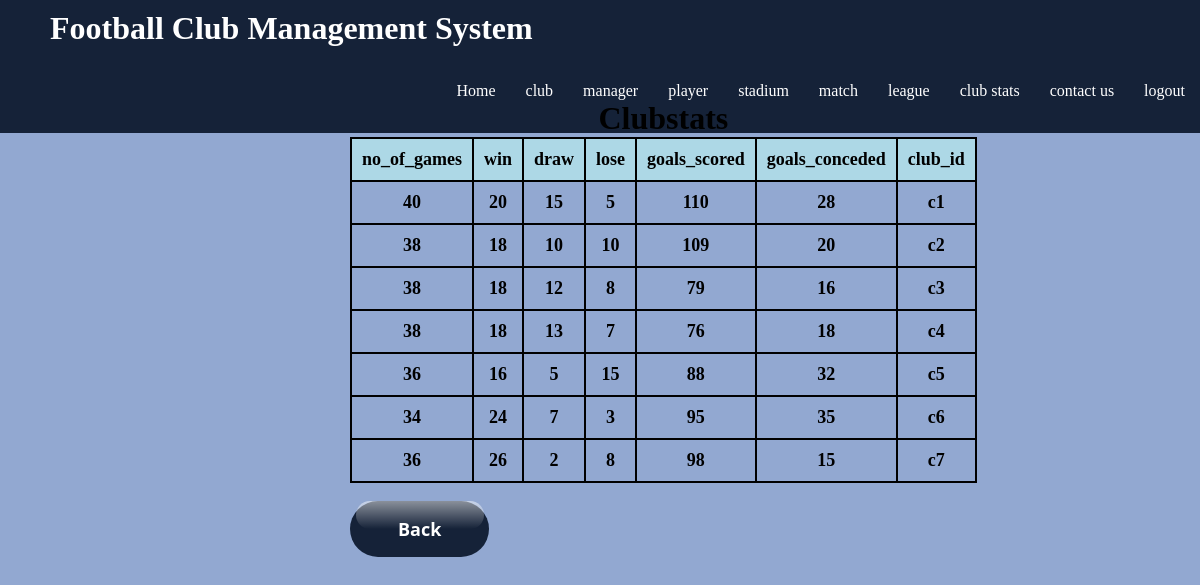
Page /clubstatdata.php on the committed database.
### tables this page shows
create table club_stats(	
	no_of_games int,
	win int,
	draw int,
	lose int,
	goal_scored int,
	goal_conceded int,
	club_id varchar(20),
	FOREIGN KEY(club_id) REFERENCES club(club_id)
);

### clubstatdata.php (the view, shortened to what this page needs)
<?php
$user = 'root';
$password = '';
$database = 'football';
$host='localhost';
$mysqli = new mysqli($host,$user,$password,$database);
$sql = "SELECT * FROM club_stats ORDER BY club_id ASC ";
$result = $mysqli->query($sql);
?>
<!DOCTYPE html>
<html lang="en">
<head>
</head>
<body>
<div id="headder">
    <h1>Football Club Management System</h1>
    <ul id="unol">
      <a href="foot.php"><li>Home</li></a>
      <a href="club.php"><li>club</li></a>
      <a href="manager.php"><li>manager</li></a>
      <a href="player.php"><li>player</li></a>
      <a href="stadium.php"><li>stadium</li></a>
      <a href="match.php"><li>match</li></a>
      <a href="league.php"><li>league</li></a>
      <a href="clubstat.php"><li>club stats</li></a>
      <a href="contactus.php"><li>contact us</li></a>
      <a href="logout.php"><li>logout</li></a>
    </ul>
  </div>
    <div class="center">
        <h1>Clubstats</h1>
        <table>
            <tr>
                <th>no_of_games</th>
                <th>win</th>
                <th>draw</th>
                <th>lose</th>
                <th>goals_scored</th>
                <th>goals_conceded</th>
                <th>club_id</th>
            </tr>
            <?php
                while($rows=$result->fetch_assoc())
                {
             ?>
            <tr>
                <td><?php echo $rows['no_of_games'];?></td>
                <td><?php echo $rows['win'];?></td>
                <td><?php echo $rows['draw'];?></td>
                <td><?php echo $rows['lose'];?></td>
                <td><?php echo $rows['goal_scored'];?></td>
                <td><?php echo $rows['goal_conceded'];?></td>
                <td><?php echo $rows['club_id'];?></td>
            </tr>
            <?php
                }
             ?>
        </table>
        <br>
        <form action="clubstat.php">
        <button class="button-71">Back</button>
            </form>
            </div>
</body>
</html>

### clubstatdata.php (style rules this page uses)
* { margin: 0px; padding: 0px; }
body { display: flex; justify-content: center; min-height: 100vh; background-color:#92a8d1; -webkit-background-size: cover; -moz-background-size: cover; -o-background-size: cover; background-size: cover; }
#headder { background-color:#152238; position: fixed; width:100%; }
#headder h1 { display: inline-block; margin-left: 40px; padding: 10px; font-family: 'Pacifico', cursive; color:white; }
#headder ul { display: inline-block; float:right; }
#headder ul li { display: inline-block; float:left; list-style-type: none; height: 36px; color:white; padding:15px ; padding-top: 25px; font-family: 'Pacifico', cursive; }
#headder ul a { text-decoration-style: none; }
table { margin: 0 auto; font-size: large; color:black; border: 2px solid black; border-collapse: collapse; }
h1 { text-align: center; color:152238; font-size: xx-large; font-family: 'Gill Sans', 'Gill Sans MT', ' Calibri', 'Trebuchet MS', 'sans-serif'; }
tr,th { background-color:#ADD8E6; }
td { background-color:#92a8d1; border: 2px solid black; }
th, td { font-weight: bold; border: 2px solid black; padding: 10px; text-align: center; }
.center { position: fixed; top: 100px; left:350px; }
.button-71 { background-color: #152238; border: 0; border-radius: 56px; color: #fff; cursor: pointer; display: inline-block; font-family: system-ui,-apple-system,system-ui,"Segoe UI",Roboto,Ubuntu,"Helvetica Neue",sans-serif; font-size: 18px; font-weight: 600; outline: 0; padding: 16px 21px; position: relative; text-align: center; text-decoration: none; transition: all .3s; user-select: none; -webkit-user-select: none; touch-action: manipulation; }
.button-71:before { background-color: initial; background-image: linear-gradient(#fff 0, rgba(255, 255, 255, 0) 100%); border-radius: 125px; content: ""; height: 50%; left: 4%; opacity: .5; position: absolute; top: 0; transition: all .3s; width: 92%; }
@media (min-width: 768px) { .button-71 { padding: 16px 48px; } }

### rows in the picture
club_stats: no_of_games "40", win "20", draw "15", lose "5", goal_scored "110", goal_conceded "28", club "c1"
club_stats: no_of_games "38", win "18", draw "10", lose "10", goal_scored "109", goal_conceded "20", club "c2"
club_stats: no_of_games "38", win "18", draw "12", lose "8", goal_scored "79", goal_conceded "16", club "c3"
club_stats: no_of_games "38", win "18", draw "13", lose "7", goal_scored "76", goal_conceded "18", club "c4"
club_stats: no_of_games "36", win "16", draw "5", lose "15", goal_scored "88", goal_conceded "32", club "c5"
club_stats: no_of_games "34", win "24", draw "7", lose "3", goal_scored "95", goal_conceded "35", club "c6"
club_stats: no_of_games "36", win "26", draw "2", lose "8", goal_scored "98", goal_conceded "15", club "c7"
